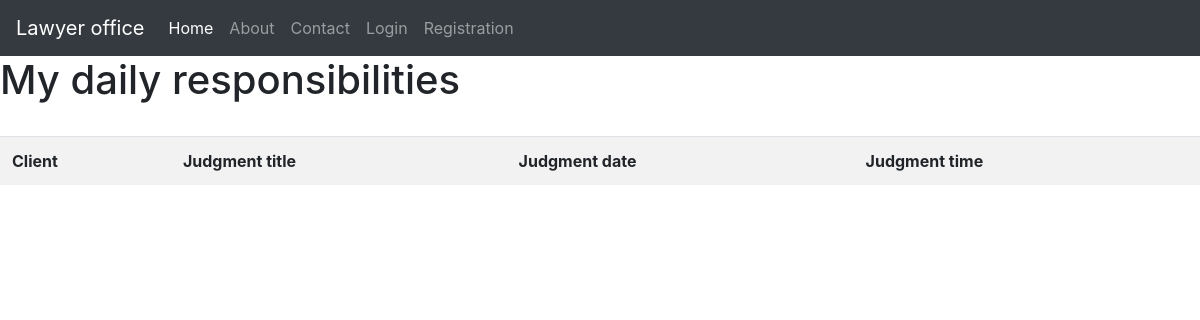
The app's page /responsibilities, older data.
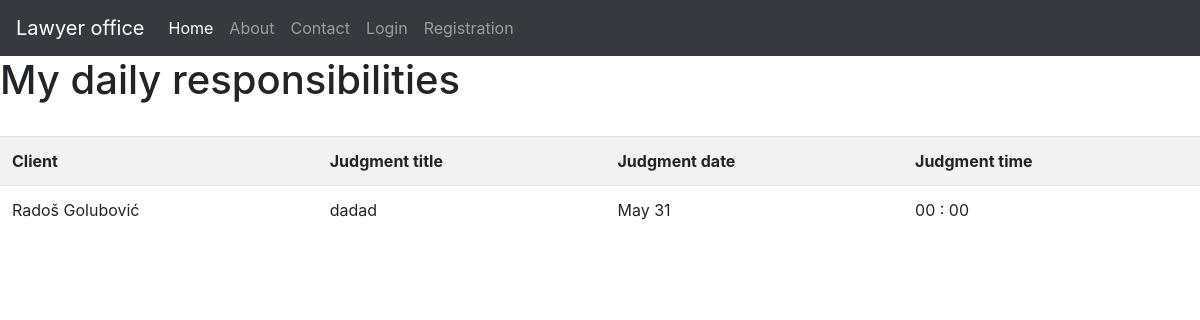
The same page, newer data.
### blog/models.py (models this page shows)
class Client(db.Model):
    id = db.Column(db.Integer, primary_key=True)
    first_name = db.Column(db.String(250), nullable=False)
    last_name = db.Column(db.String(250), nullable=False)
    city = db.Column(db.String(50), nullable=False)
    address = db.Column(db.String(50), nullable=False)
    phone = db.Column(db.String(50), nullable=False)
    mail = db.Column(db.String(50))
    user_id = db.Column(db.Integer, db.ForeignKey('user.id'), nullable=False)
    judgments = db.relationship('Judgment', backref='judgments')

class Judgment(db.Model):
    id = db.Column(db.Integer, primary_key=True)
    title = db.Column(db.String(250), nullable=False)
    content = db.Column(db.Text, nullable=False)
    date = db.Column(db.DateTime(timezone=True), server_default=func.now())
    client_id = db.Column(db.Integer, db.ForeignKey('client.id'))

### client/routes.py (the view)
@client.route("/responsibilities", methods=['GET'])
def responsibilities():
    start_day = datetime.today().date()
    end_day = datetime.today().date() + timedelta(days=1)
    judgments = Judgment.query.filter(Judgment.date.between(start_day, end_day)).all()
    if not judgments:
        return render_template("responsibilities.html", title="Responsibilities")
    all_clients = {
    }
    for judgment in judgments:
        all_clients[judgment.id] = Client.query.filter(Client.id == judgment.client_id).all()
    return render_template("responsibilities.html", judgments=judgments, clients_list=all_clients,
                           title="Responsibilities")

### blog/templates/responsibilities.html
{% extends 'base.html' %}
{% block content %}
<h1>My daily responsibilities</h1>
<br>
<table class="table table-striped">
    <tr>
        <th>Client</th>
        <th>Judgment title</th>
        <th>Judgment date</th>
        <th>Judgment time</th>
    </tr>
    {% for judgment in judgments %}
    <tr>
        {% for clients in clients_list[judgment.id] %}
        <td>{{clients.first_name}} {{clients.last_name}}</td>
        <td>{{judgment.title}}</td>
        <td>{{judgment.date.strftime("%b %d")}} </td>
        <td>{{judgment.date.strftime("%H : %M")}}</td>
        {%endfor%}
    </tr>
    {%endfor%}
</table>
{% endblock content %}

Row changes from the older to the newer data that the page shows:
now on this page (row edited): Judgment: title "dadad", date "May 31", date "00 : 00"
now on this page (row edited): Client: first_name "Radoš", last_name "Golubović"
